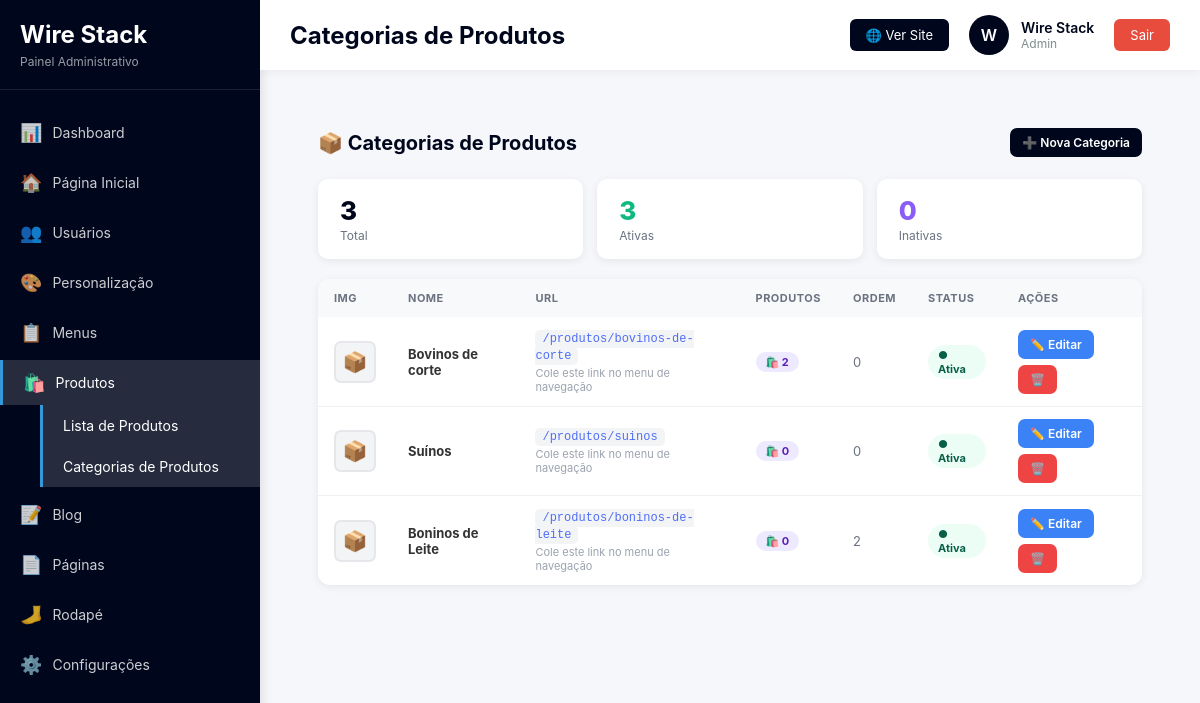
Page /admin/categorias_produtos/index.php (signed in) on the committed database.
### tables this page shows
CREATE TABLE IF NOT EXISTS `categorias_produtos` (
  `id` int NOT NULL AUTO_INCREMENT,
  `nome` varchar(200) NOT NULL,
  `slug` varchar(200) NOT NULL,
  `descricao` text,
  `imagem` varchar(500) DEFAULT NULL,
  `meta_description` varchar(255) DEFAULT NULL,
  `meta_keywords` varchar(255) DEFAULT NULL,
  `ordem` int DEFAULT '0',
  `ativo` tinyint(1) DEFAULT '1',
  `created_at` timestamp NULL DEFAULT CURRENT_TIMESTAMP,
  `updated_at` timestamp NULL DEFAULT CURRENT_TIMESTAMP ON UPDATE CURRENT_TIMESTAMP,
  PRIMARY KEY (`id`),
  UNIQUE KEY `slug_unique` (`slug`)
);

### admin/categorias_produtos/index.php (the view, shortened to what this page needs)
<?php
$db = getDB();
$cats = $db->query("
    SELECT cp.*, COUNT(pc.produto_id) AS total_produtos
    FROM categorias_produtos cp
    LEFT JOIN produto_categorias pc ON pc.categoria_produto_id = cp.id
    GROUP BY cp.id
    ORDER BY cp.ordem ASC, cp.nome ASC
")->fetchAll();
include __DIR__ . '/../includes/header.php';
include __DIR__ . '/../includes/sidebar.php';
?>
<main class="content">
<div class="pg-wrap">
    <div class="pg-header">
        <h2>📦 Categorias de Produtos</h2>
        <a href="<?= BASE_URL ?>/admin/categorias_produtos/criar.php" class="btn btn-dark">➕ Nova Categoria</a>
    </div>
    <?php $ativas = count(array_filter($cats, fn($c) => $c['ativo'])); ?>
    <div class="stats">
        <div class="stat"><div class="stat-n"><?= count($cats) ?></div><div class="stat-l">Total</div></div>
        <div class="stat"><div class="stat-n" style="color:#10b981"><?= $ativas ?></div><div class="stat-l">Ativas</div></div>
        <div class="stat"><div class="stat-n" style="color:#8b5cf6"><?= count($cats) - $ativas ?></div><div class="stat-l">Inativas</div></div>
    </div>
    <div class="tcard">
        <?php if (!empty($cats)): ?>
        <table>
            <thead>
                <tr><th>Img</th><th>Nome</th><th>URL</th><th>Produtos</th><th>Ordem</th><th>Status</th><th>Ações</th></tr>
            </thead>
            <tbody>
            <?php foreach ($cats as $c): ?>
                <tr>
                    <td>
                        <?php if ($c['imagem']): ?>
                            <img src="<?= htmlspecialchars($c['imagem']) ?>" class="thumb">
                        <?php else: ?>
                            <div class="thumb-ph">📦</div>
                        <?php endif; ?>
                    </td>
                    <td><strong><?= htmlspecialchars($c['nome']) ?></strong></td>
                    <td>
                        <code>/produtos/<?= htmlspecialchars($c['slug']) ?></code>
                        <div class="url-hint">Cole este link no menu de navegação</div>
                    </td>
                    <td><span class="badge b-prod">🛍️ <?= $c['total_produtos'] ?></span></td>
                    <td style="color:#6b7280"><?= $c['ordem'] ?></td>
                    <td><span class="badge <?= $c['ativo'] ? 'b-on' : 'b-off' ?>"><?= $c['ativo'] ? '● Ativa' : '● Inativa' ?></span></td>
                    <td>
                        <div class="acts">
                            <a href="<?= BASE_URL ?>/admin/categorias_produtos/editar.php?id=<?= $c['id'] ?>" class="btn btn-blue">✏️ Editar</a>
                            <a href="<?= BASE_URL ?>/admin/categorias_produtos/deletar.php?id=<?= $c['id'] ?>" class="btn btn-red"
                               onclick="return confirm('Excluir a categoria \'<?= htmlspecialchars(addslashes($c['nome'])) ?>\'?\n\nOs produtos serão mantidos.')">🗑️</a>
                        </div>
                    </td>
                </tr>
            <?php endforeach; ?>
            </tbody>
        </table>
        <?php endif; ?>
    </div>
</div>
</main>
<?php include __DIR__ . '/../includes/footer.php'; ?>

### admin/assets/css/dashboard.css (style rules this page uses)
* { margin: 0; padding: 0; box-sizing: border-box; }
body { font-family: -apple-system, BlinkMacSystemFont, 'Segoe UI', Roboto, Oxygen, Ubuntu, Cantarell, sans-serif; background: #f5f7fa; color: #333; }
.content { margin-left: 260px; margin-top: 70px; padding: 30px; min-height: calc(100vh - 70px); }
.btn { display: inline-block; padding: 12px 24px; background: #00071c; color: white; text-decoration: none; border-radius: 8px; font-weight: 600; font-size: 14px; transition: all 0.3s; border: none; cursor: pointer; }

### admin/categorias_produtos/index.php (style rules this page uses)
.pg-wrap { padding:28px }
.pg-header { display:flex;justify-content:space-between;align-items:center;margin-bottom:22px }
.pg-header h2 { font-size:20px;font-weight:700;color:#00071c }
.stats { display:flex;gap:14px;margin-bottom:20px;flex-wrap:wrap }
.stat { background:#fff;border-radius:10px;box-shadow:0 2px 8px rgba(0,0,0,.07);padding:16px 22px;flex:1;min-width:110px }
.stat-n { font-size:26px;font-weight:800;color:#00071c }
.stat-l { font-size:12px;color:#6b7280;margin-top:2px }
.tcard { background:#fff;border-radius:12px;box-shadow:0 2px 8px rgba(0,0,0,.07);overflow:hidden }
table { width:100%;border-collapse:collapse }
thead { background:#f8f9fa }
th { padding:12px 16px;text-align:left;font-size:11px;font-weight:700;color:#6b7280;text-transform:uppercase;letter-spacing:.5px;white-space:nowrap }
td { padding:12px 16px;border-bottom:1px solid #f0f0f0;font-size:13px;vertical-align:middle }
tbody tr:last-child td { border-bottom:none }
.thumb-ph { width:42px;height:42px;border-radius:7px;background:#f3f4f6;display:flex;align-items:center;justify-content:center;font-size:20px;border:2px solid #e5e7eb }
.badge { display:inline-flex;align-items:center;padding:3px 10px;border-radius:20px;font-size:11px;font-weight:700 }
.b-on { background:#ecfdf5;color:#065f46 }
.b-prod { background:#ede9fe;color:#5b21b6 }
code { background:#f3f4f6;padding:2px 7px;border-radius:5px;font-size:12px;color:#4f6ef7;font-family:monospace }
.acts { display:flex;gap:6px;flex-wrap:wrap }
.btn { display:inline-flex;align-items:center;gap:5px;padding:7px 12px;border:none;border-radius:7px;font-size:12px;font-weight:600;cursor:pointer;text-decoration:none;transition:all .18s }
.btn-dark { background:#00071c;color:#fff }
.btn-blue { background:#3b82f6;color:#fff }
.btn-red { background:#ef4444;color:#fff }
.url-hint { font-size:11px;color:#9ca3af;margin-top:3px }

### rows in the picture
categorias_produtos: nome "Bovinos de corte", slug "bovinos-de-corte", total_produtos "2", ordem "0", ativo "● Ativa"
categorias_produtos: nome "Suínos", slug "suinos", total_produtos "0", ordem "0", ativo "● Ativa"
categorias_produtos: nome "Boninos de Leite", slug "boninos-de-leite", total_produtos "0", ordem "2", ativo "● Ativa"

### other values in the picture
$page_title "Categorias de Produtos"
substr($user_name, 0, 1) "W"
$user_name "Wire Stack"
$user_role "Admin"
count($cats) "3"
$ativas "3"
count($cats) - $ativas "0"
